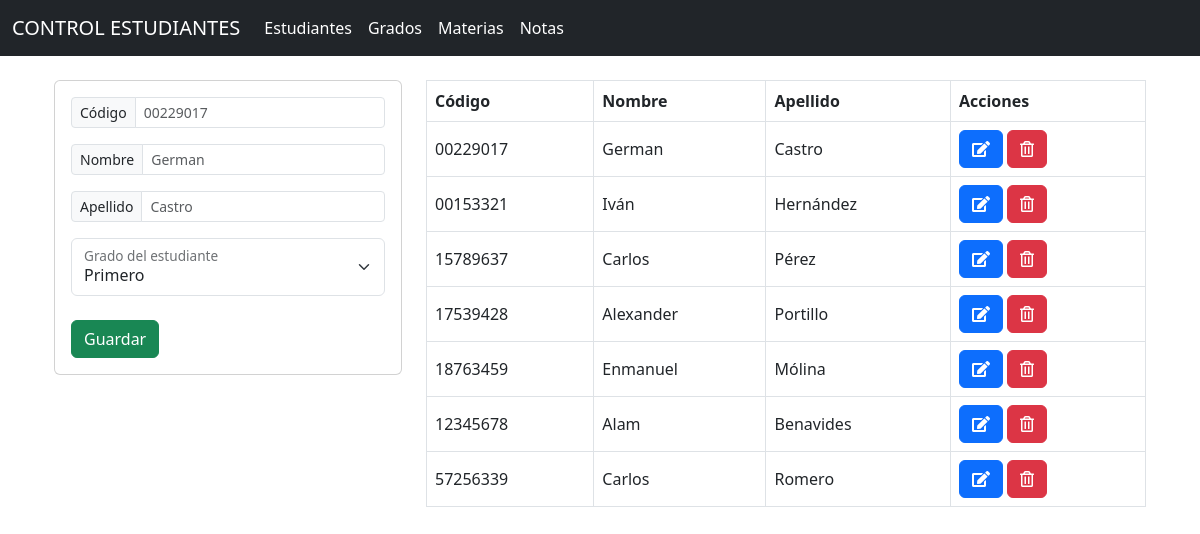
The page / on the database its author committed.
### tables this page shows
CREATE TABLE `estudiante` (
  `id` int(10) NOT NULL,
  `nombre` varchar(20) NOT NULL,
  `apellido` varchar(20) NOT NULL,
  `codigo` varchar(10) NOT NULL,
  `id_grado` int(9) NOT NULL
);

### index.php (the view, shortened to what this page needs)
<?php include("db.php") ?>
<?php include("includes/header.php")?>
<div class="container p-4">
<div class="row">
        <div class="col-md-4">
            <div class="card card-body">
                <form action="save_estudiante.php" method="POST">
                    <div class="input-group input-group-sm mb-3">
                        <span class="input-group-text" id="inputGroup-sizing-default">Código</span>
                        <input type="text" name="codigo" class="form-control"
                        placeholder="00229017" autofocus>
                    </div>
                    <div class="input-group input-group-sm mb-3">
                        <span class="input-group-text" id="inputGroup-sizing-default">Nombre</span>
                        <input type="text" name="nombre" class="form-control"
                        placeholder="German">
                    </div>
                    <div class="input-group input-group-sm mb-3">
                        <span class="input-group-text" id="inputGroup-sizing-default">Apellido</span>
                        <input type="text" name="apellido" class="form-control"
                        placeholder="Castro">
                    </div>
                    <div class="form-floating">
                        <select class="select form-select" name="id_grado" aria-label="Floating label select example" id="floatingSelect">
                            <?php
                                $queryAllLevels = "SELECT * FROM GRADO";
                                $all_levels = mysqli_query($connection, $queryAllLevels);
                                while($row = mysqli_fetch_array($all_levels)) { ?>
                                    <option value="<?php echo $row['id'] ?>"><?php echo $row['grado'] ?></option>
                                <?php } ?>
                        </select>
                        <label for="floatingSelect">Grado del estudiante</label>
                    </div>
                    <br>
                    <input type="submit" class="btn btn-success btn-block" name="save_estudiante" value="Guardar">
                </form>
            </div>
        </div>
        <div class="col-md-8 table-responsive">
            <table class="table table-bordered align-middle">
                <thead>
                    <tr>
                        <th>Código</th>
                        <th>Nombre</th>
                        <th>Apellido</th>
                        <th>Acciones</th>
                    </tr>
                </thead>
                <tbody>
                    <?php
                        $query = "SELECT * FROM ESTUDIANTE";
                        $all_students = mysqli_query($connection, $query);
                        while($row = mysqli_fetch_array($all_students)) { ?>
                            <tr>
                                <td><?php echo $row['codigo'] ?></td>
                                <td><?php echo $row['nombre'] ?></td>
                                <td><?php echo $row['apellido'] ?></td>
                                <td>
                                    <a href="edit_estudiante.php?id=<?php echo $row['id']?>"
                                    class="btn btn-primary">
                                        <i class="fas fa-edit"></i>
                                    </a>
                                    <a href="delete_estudiante.php?id=<?php echo $row['id']?>"
                                    class="btn btn-danger">
                                        <i class="far fa-trash-alt"></i>
                                    </a>
                                </td>
                            </tr>
                        <?php } ?>
                </tbody>
            </table>
        </div>
    </div>
</div>
<?php include("includes/footer.php") ?>

### includes/header.php (shortened to what this page needs)
<!DOCTYPE html>
<html lang="en">
<head>
    <link href="https://cdn.jsdelivr.net/npm/bootstrap@5.3.0-alpha1/dist/css/bootstrap.min.css" rel="stylesheet">
    <link rel="stylesheet" href="https://use.fontawesome.com/releases/v5.15.4/css/all.css"/>
</head>
<body>
<nav class="navbar navbar-dark bg-dark navbar-expand">
    <div class="container-fluid">
        <a href="index.php" class="navbar-brand">CONTROL ESTUDIANTES</a>
        <div class="collapse navbar-collapse" id="navbarSupportedContent">
            <ul class="navbar-nav me-auto mb-2 mb-lg-0">
                <li class="nav-item">
                    <a class="nav-link active" aria-current="page" href="index.php">Estudiantes</a>
                </li>
                <li class="nav-item">
                    <a class="nav-link active" aria-current="page" href="grados.php">Grados</a>
                </li>
                <li class="nav-item">
                    <a class="nav-link active" aria-current="page" href="materias.php">Materias</a>
                </li>
                <li class="nav-item">
                    <a class="nav-link active" aria-current="page" href="notas.php">Notas</a>
                </li>
            </ul>
        </div>
    </div>
</nav>

### includes/footer.php (shortened to what this page needs)
</body>
</html>

### rows shown on the page
estudiante: codigo "00229017", nombre "German", apellido "Castro"
estudiante: codigo "00153321", nombre "Iván", apellido "Hernández"
estudiante: codigo "15789637", nombre "Carlos", apellido "Pérez"
estudiante: codigo "17539428", nombre "Alexander", apellido "Portillo"
estudiante: codigo "18763459", nombre "Enmanuel", apellido "Mólina"
estudiante: codigo "12345678", nombre "Alam", apellido "Benavides"
estudiante: codigo "57256339", nombre "Carlos", apellido "Romero"

### other values the page prints
form field id_grado "Primero"
